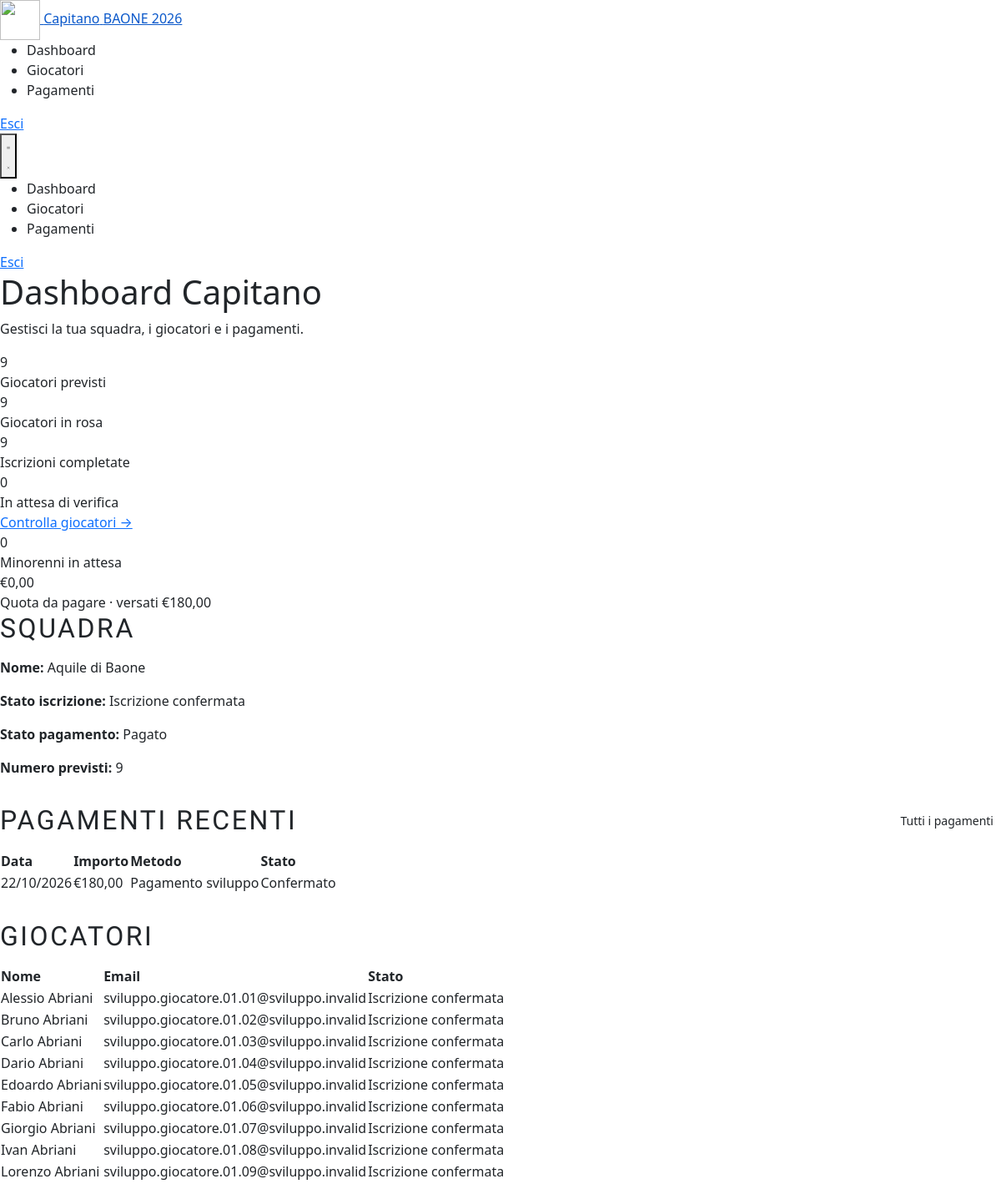
Screenshot of /capitano/dashboard.php (signed in) with the database file from the repository.
### tables this page shows
CREATE TABLE IF NOT EXISTS `squadre` (
  `id`                        SMALLINT UNSIGNED NOT NULL AUTO_INCREMENT,
  `nome`                      VARCHAR(80)       NOT NULL,
  `colore`                    VARCHAR(7)        NOT NULL DEFAULT '#1a3a5c',
  `logo_url`                  VARCHAR(255)      NULL DEFAULT NULL,
  `id_capitano`               INT UNSIGNED      NULL DEFAULT NULL,
  `id_torneo`                 TINYINT UNSIGNED  NULL DEFAULT NULL,
  `attiva`                    TINYINT(1)        NOT NULL DEFAULT 0,
  `autorizzata`               TINYINT(1)        NOT NULL DEFAULT 0,
  `numero_giocatori_previsto` TINYINT UNSIGNED  NULL DEFAULT NULL,
  `stato_iscrizione`          ENUM('bozza','in_corso','completa') NOT NULL DEFAULT 'bozza',
  `stato_pagamento`           ENUM('non_pagato','parziale','pagato') NOT NULL DEFAULT 'non_pagato',
  `quota_iscrizione`          DECIMAL(8,2)      NOT NULL DEFAULT 200.00,
  `created_at`                TIMESTAMP         NOT NULL DEFAULT CURRENT_TIMESTAMP,
  PRIMARY KEY (`id`),
  UNIQUE KEY `uq_squadre_id_capitano` (`id_capitano`),
  KEY `idx_squadre_torneo` (`id_torneo`),
  CONSTRAINT `fk_squadre_capitano_account`
    FOREIGN KEY (`id_capitano`) REFERENCES `capitani` (`id`)
    ON DELETE SET NULL ON UPDATE CASCADE,
  CONSTRAINT `fk_squadre_torneo`
    FOREIGN KEY (`id_torneo`) REFERENCES `tornei` (`id`)
    ON DELETE SET NULL ON UPDATE CASCADE
);

CREATE TABLE IF NOT EXISTS `transazioni` (
  `id`                  INT UNSIGNED NOT NULL AUTO_INCREMENT,
  `id_squadra`          SMALLINT UNSIGNED NOT NULL,
  `importo`             DECIMAL(8,2) NOT NULL,
  `id_metodo_pagamento` TINYINT UNSIGNED NOT NULL,
  `data_pagamento`      DATE NOT NULL,
  `stato`               ENUM('confermata','in_attesa','annullata') NOT NULL DEFAULT 'confermata',
  `note`                TEXT NULL,
  `id_organizzatore`    INT UNSIGNED NOT NULL,
  `registrato_at`       TIMESTAMP NOT NULL DEFAULT CURRENT_TIMESTAMP,
  `modificato_at`       TIMESTAMP NULL DEFAULT NULL ON UPDATE CURRENT_TIMESTAMP,
  PRIMARY KEY (`id`),
  CONSTRAINT `fk_transazioni_squadra`
    FOREIGN KEY (`id_squadra`) REFERENCES `squadre` (`id`) ON DELETE RESTRICT ON UPDATE CASCADE,
  CONSTRAINT `fk_transazioni_metodo`
    FOREIGN KEY (`id_metodo_pagamento`) REFERENCES `metodi_pagamento` (`id`) ON DELETE RESTRICT ON UPDATE CASCADE,
  CONSTRAINT `fk_transazioni_organizzatore`
    FOREIGN KEY (`id_organizzatore`) REFERENCES `admin` (`id`) ON DELETE RESTRICT ON UPDATE CASCADE
);

CREATE TABLE IF NOT EXISTS `metodi_pagamento` (
  `id`          TINYINT UNSIGNED NOT NULL AUTO_INCREMENT,
  `nome`        VARCHAR(100) NOT NULL,
  `descrizione` VARCHAR(255) NULL DEFAULT NULL,
  `istruzioni`  TEXT NULL,
  `iban`        VARCHAR(34) NULL DEFAULT NULL,
  `ordine`      TINYINT UNSIGNED NOT NULL DEFAULT 0,
  `attivo`      TINYINT(1) NOT NULL DEFAULT 1,
  `created_at`  TIMESTAMP NOT NULL DEFAULT CURRENT_TIMESTAMP,
  PRIMARY KEY (`id`)
);

CREATE TABLE IF NOT EXISTS `giocatori` (
  `id`           INT UNSIGNED      NOT NULL AUTO_INCREMENT,
  `id_squadra`   SMALLINT UNSIGNED NOT NULL,
  `nome`         VARCHAR(100)      NOT NULL,
  `cognome`      VARCHAR(100)      NOT NULL,
  `numero_maglia` TINYINT UNSIGNED NULL DEFAULT NULL,
  `ruolo`        ENUM('Giocatore','Portiere','Capitano') NOT NULL DEFAULT 'Giocatore',
  `email`        VARCHAR(190)      NULL DEFAULT NULL,
  `telefono`     VARCHAR(30)       NULL DEFAULT NULL,
  `data_nascita` DATE              NULL DEFAULT NULL,
  `indirizzo`    VARCHAR(255)      NULL DEFAULT NULL,
  `stato_iscrizione` VARCHAR(40)   NOT NULL DEFAULT 'non_registrato',
  PRIMARY KEY (`id`),
  KEY `fk_gioc_squadra` (`id_squadra`),
  CONSTRAINT `fk_gioc_squadra`
    FOREIGN KEY (`id_squadra`) REFERENCES `squadre` (`id`)
    ON DELETE CASCADE ON UPDATE CASCADE
);

### includes/iscrizione_helper.php (called while the page is built, shortened)
<?php
function etichetta_stato_iscrizione(string $stato): string
{
    return [
        'completo' => 'Iscrizione confermata', 'in_attesa_genitore' => 'In attesa del genitore',
        'email_da_verificare' => 'Email da verificare', 'invitato' => 'Invito inviato',
        'non_registrato' => 'Da completare', 'annullato' => 'Annullato',
    ][$stato] ?? ucfirst(str_replace('_', ' ', $stato));
}
function etichetta_stato_pagamento(string $stato): string
{
    return ['non_pagato' => 'Da pagare', 'parziale' => 'Pagamento parziale', 'pagato' => 'Pagato'][$stato] ?? ucfirst(str_replace('_', ' ', $stato));
}

### capitano/dashboard.php (the view, shortened to what this page needs)
<?php
require_once __DIR__ . '/../includes/iscrizione_helper.php';
$pdo = db();
$idCapitano = (int) ($_SESSION['capitano_id'] ?? 0);
$squadraRow = null;
if (table_has_column($pdo, 'squadre', 'id_capitano')) {
    $squadra = $pdo->prepare('SELECT * FROM squadre WHERE id_capitano = ? LIMIT 1');
    $squadra->execute([$idCapitano]);
    $squadraRow = $squadra->fetch();
}
$giocatori = [];
$giocatoriCompletati = 0;
$giocatoriInAttesaVerifica = 0;
if ($squadraRow) {
    $stmt = $pdo->prepare('SELECT * FROM giocatori WHERE id_squadra = ? ORDER BY cognome, nome');
    $stmt->execute([$squadraRow['id']]);
    $giocatori = $stmt->fetchAll();
    $giocatoriCompletati = count(array_filter($giocatori, static fn(array $g): bool => ($g['stato_iscrizione'] ?? '') === 'completo'));
    $giocatoriInAttesaVerifica = count($giocatori) - $giocatoriCompletati;
}
$pagamentiRecenti = [];
$totalePagato = 0.0;
$quotaResidua = 0.0;
if ($squadraRow) {
    $paidStmt = $pdo->prepare('SELECT COALESCE(SUM(CASE WHEN stato = "confermata" THEN importo ELSE 0 END), 0) FROM transazioni WHERE id_squadra = ?');
    $paidStmt->execute([(int) $squadraRow['id']]);
    $totalePagato = (float) $paidStmt->fetchColumn();
    $quotaResidua = max(0, (float) ($squadraRow['quota_iscrizione'] ?? 0) - $totalePagato);
    $statoPagamentoCorrente = $quotaResidua <= 0 ? 'pagato' : ($totalePagato > 0 ? 'parziale' : 'non_pagato');
    $recentPaymentsStmt = $pdo->prepare('SELECT t.importo, t.data_pagamento, t.stato, mp.nome AS metodo FROM transazioni t LEFT JOIN metodi_pagamento mp ON mp.id = t.id_metodo_pagamento WHERE t.id_squadra = ? ORDER BY t.data_pagamento DESC, t.registrato_at DESC, t.id DESC LIMIT 5');
    $recentPaymentsStmt->execute([(int) $squadraRow['id']]);
    $pagamentiRecenti = $recentPaymentsStmt->fetchAll();
}
require_once __DIR__ . '/_header.php';
?>
<div class="admin-page-header">
  <h1>Dashboard Capitano</h1>
  <p>Gestisci la tua squadra, i giocatori e i pagamenti.</p>
</div>
<?php if (!$squadraRow): ?>
  <div class="alert alert-info">Nessuna squadra associata al tuo account. Completa la registrazione per iniziare.</div>
<?php else: ?>
  <div class="stat-grid captain-overview-grid">
    <div class="stat-card">
      <div class="stat-num"><?= htmlspecialchars((string) ($squadraRow['numero_giocatori_previsto'] ?? 0)) ?></div>
      <div class="stat-lbl">Giocatori previsti</div>
    </div>
    <div class="stat-card">
      <div class="stat-num"><?= count($giocatori) ?></div>
      <div class="stat-lbl">Giocatori in rosa</div>
    </div>
    <div class="stat-card">
      <div class="stat-num"><?= $giocatoriCompletati ?></div>
      <div class="stat-lbl">Iscrizioni completate</div>
    </div>
    <div class="stat-card stat-card--highlight">
      <div class="stat-num"><?= $giocatoriInAttesaVerifica ?></div>
      <div class="stat-lbl">In attesa di verifica</div>
      <a class="stat-link" href="<?= SITE_URL ?>/capitano/giocatori.php">Controlla giocatori →</a>
    </div>
    <div class="stat-card">
      <div class="stat-num"><?= count(array_filter($giocatori, fn($g) => ($g['stato_iscrizione'] ?? '') === 'in_attesa_genitore')) ?></div>
      <div class="stat-lbl">Minorenni in attesa</div>
    </div>
    <div class="stat-card">
      <div class="stat-num">€<?= number_format($quotaResidua, 2, ',', '.') ?></div>
      <div class="stat-lbl">Quota da pagare · versati €<?= number_format($totalePagato, 2, ',', '.') ?></div>
    </div>
  </div>
  <div class="admin-form captain-panel" style="margin-bottom: 2rem;">
    <h2 style="margin-bottom:1rem; font-family:'Barlow Condensed',sans-serif; text-transform:uppercase; letter-spacing:.08em; color:var(--gold);">Squadra</h2>
    <p><strong>Nome:</strong> <?= htmlspecialchars($squadraRow['nome']) ?></p>
    <p><strong>Stato iscrizione:</strong> <span class="state-pill <?= $squadraRow['stato_iscrizione'] === 'completa' ? 'ok' : 'warn' ?>"><?= htmlspecialchars(['bozza' => 'Da completare', 'in_corso' => 'Iscrizione in corso', 'completa' => 'Iscrizione confermata'][$squadraRow['stato_iscrizione']] ?? ucfirst(str_replace('_', ' ', $squadraRow['stato_iscrizione']))) ?></span></p>
    <p><strong>Stato pagamento:</strong> <span class="state-pill <?= $statoPagamentoCorrente === 'pagato' ? 'ok' : 'bad' ?>"><?= htmlspecialchars(etichetta_stato_pagamento($statoPagamentoCorrente)) ?></span></p>
    <p><strong>Numero previsti:</strong> <?= htmlspecialchars((string) ($squadraRow['numero_giocatori_previsto'] ?? '')) ?></p>
  </div>
  <div class="admin-form captain-panel" style="margin-bottom: 2rem;">
    <div style="display:flex; justify-content:space-between; align-items:center; gap:1rem; flex-wrap:wrap; margin-bottom:1rem;">
      <h2 style="margin:0; font-family:'Barlow Condensed',sans-serif; text-transform:uppercase; letter-spacing:.08em; color:var(--gold);">Pagamenti recenti</h2>
      <a class="btn btn-outline btn-sm" href="<?= SITE_URL ?>/capitano/pagamenti.php">Tutti i pagamenti</a>
    </div>
    <?php if (!$pagamentiRecenti): ?>
      <p class="empty-msg">Non risultano pagamenti registrati.</p>
    <?php else: ?>
      <div class="admin-table-wrap"><table class="admin-table">
        <thead><tr><th>Data</th><th>Importo</th><th>Metodo</th><th>Stato</th></tr></thead>
        <tbody>
          <?php foreach ($pagamentiRecenti as $pagamento):
            $pagamentoStato = (string) $pagamento['stato'];
            $pagamentoLabel = ['confermata' => 'Confermato', 'in_attesa' => 'In attesa', 'annullata' => 'Annullato'][$pagamentoStato] ?? $pagamentoStato;
            $pagamentoClass = ['confermata' => 'ok', 'in_attesa' => 'warn', 'annullata' => 'bad'][$pagamentoStato] ?? '';
          ?>
            <tr>
              <td><?= htmlspecialchars(date('d/m/Y', strtotime((string) $pagamento['data_pagamento']))) ?></td>
              <td>€<?= number_format((float) $pagamento['importo'], 2, ',', '.') ?></td>
              <td><?= htmlspecialchars($pagamento['metodo'] ?? '—') ?></td>
              <td><span class="state-pill <?= htmlspecialchars($pagamentoClass) ?>"><?= htmlspecialchars($pagamentoLabel) ?></span></td>
            </tr>
          <?php endforeach; ?>
        </tbody>
      </table></div>
    <?php endif; ?>
  </div>
  <div class="admin-form captain-panel" style="margin-bottom: 2rem;">
    <h2 style="margin-bottom:1rem; font-family:'Barlow Condensed',sans-serif; text-transform:uppercase; letter-spacing:.08em; color:var(--gold);">Giocatori</h2>
    <?php if (!$giocatori): ?>
      <div class="alert alert-info">Nessun giocatore inserito. Aggiungine uno per generare l'invito.</div>
    <?php else: ?>
      <div class="admin-table-wrap"><table class="admin-table">
        <thead>
          <tr><th>Nome</th><th>Email</th><th>Stato</th></tr>
        </thead>
        <tbody>
          <?php foreach ($giocatori as $g): ?>
            <tr>
              <td><?= htmlspecialchars(($g['nome'] ?? '') . ' ' . ($g['cognome'] ?? '')) ?></td>
              <td><?= htmlspecialchars($g['email'] ?? '—') ?></td>
              <td><span class="state-pill <?= ($g['stato_iscrizione'] ?? '') === 'completo' ? 'ok' : (($g['stato_iscrizione'] ?? '') === 'in_attesa_genitore' ? 'warn' : 'bad') ?>"><?= htmlspecialchars(etichetta_stato_iscrizione((string) ($g['stato_iscrizione'] ?? 'invitato'))) ?></span></td>
            </tr>
          <?php endforeach; ?>
        </tbody>
      </table></div>
    <?php endif; ?>
  </div>
<?php endif; ?>
<?php require_once __DIR__ . '/_footer.php'; ?>

### rows the page displays
squadre: numero_giocatori_previsto "9", nome "Aquile di Baone", stato_iscrizione "Iscrizione confermata"
transazioni: data_pagamento "22/10/2026", importo "180,00", id_metodo_pagamento.nome "Pagamento sviluppo", stato "Confermato"
giocatori: nome+cognome "Alessio Abriani", email "sviluppo.giocatore.01.01@sviluppo.invalid", stato_iscrizione "Iscrizione confermata"
giocatori: nome+cognome "Bruno Abriani", email "sviluppo.giocatore.01.02@sviluppo.invalid", stato_iscrizione "Iscrizione confermata"
giocatori: nome+cognome "Carlo Abriani", email "sviluppo.giocatore.01.03@sviluppo.invalid", stato_iscrizione "Iscrizione confermata"
giocatori: nome+cognome "Dario Abriani", email "sviluppo.giocatore.01.04@sviluppo.invalid", stato_iscrizione "Iscrizione confermata"
giocatori: nome+cognome "Edoardo Abriani", email "sviluppo.giocatore.01.05@sviluppo.invalid", stato_iscrizione "Iscrizione confermata"
giocatori: nome+cognome "Fabio Abriani", email "sviluppo.giocatore.01.06@sviluppo.invalid", stato_iscrizione "Iscrizione confermata"
giocatori: nome+cognome "Giorgio Abriani", email "sviluppo.giocatore.01.07@sviluppo.invalid", stato_iscrizione "Iscrizione confermata"
giocatori: nome+cognome "Ivan Abriani", email "sviluppo.giocatore.01.08@sviluppo.invalid", stato_iscrizione "Iscrizione confermata"
giocatori: nome+cognome "Lorenzo Abriani", email "sviluppo.giocatore.01.09@sviluppo.invalid", stato_iscrizione "Iscrizione confermata"

### other values shown
$siteNavBrandName "Capitano"
$siteNavBrandYear "BAONE 2026"
$label "Dashboard"
$label "Giocatori"
$label "Pagamenti"
$label "Esci"
count($giocatori) "9"
$giocatoriCompletati "9"
$giocatoriInAttesaVerifica "0"
$quotaResidua "0,00"
$totalePagato "180,00"
etichetta_stato_pagamento($statoPagamentoCorrente) "Pagato"
